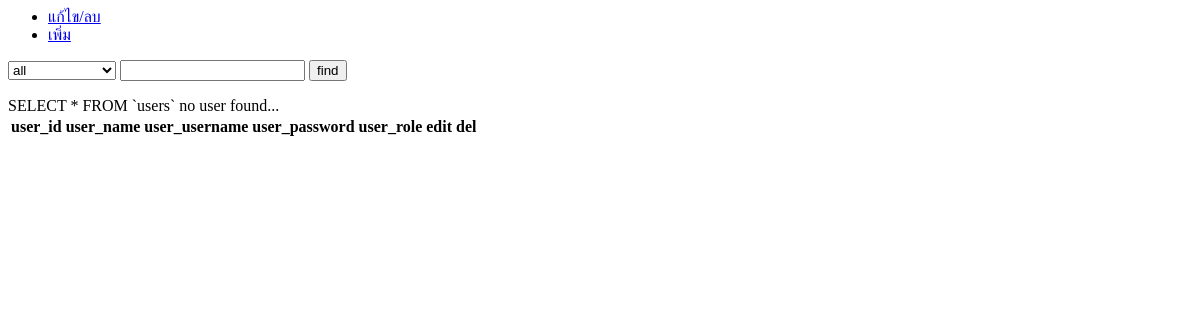
The app's page /admin/admin_system.php?page=admin_system&sub_page=view, older data.
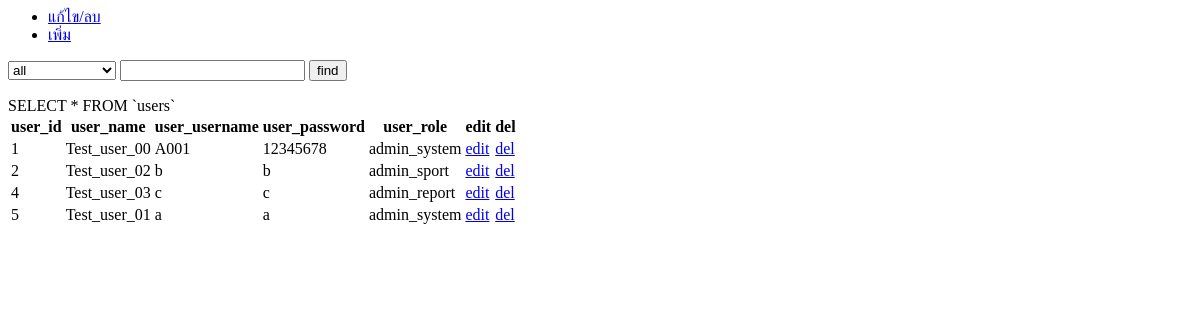
The same page, newer data.
### tables this page shows
CREATE TABLE `users` (
  `user_id` int(3) NOT NULL,
  `user_name` varchar(64) NOT NULL,
  `user_username` varchar(32) NOT NULL,
  `user_password` varchar(64) NOT NULL,
  `user_role` varchar(16) NOT NULL
);

### admin/view/view_admin_sys.php (the view, shortened to what this page needs)
<body>
	<form method="post" action="admin_system.php?page=admin_system&sub_page=view">
		<select name="filier">
			<option value="">all</option>
		</select>
		<input type="text" name="search">
		<input type="submit" name="find" value="find">
	</form>
	<?php
		$sql_find_users = "SELECT * FROM `users`";
		$value_find_role = "";
		$conjunction_sql = "";
		$value_find_id_or_name = "";
		$sql_search_user = $sql_find_users.$value_find_role.$conjunction_sql.$value_find_id_or_name;
		echo $sql_search_user;
	 ?>
	<table>
		<tr>
			<th>user_id</th>
			<th>user_name</th>
			<th>user_username</th>
			<th>user_password</th>
			<th>user_role</th>
			<th>edit</th>
			<th>del</th>
		</tr>
		<?php
			$result_find_users = mysqli_query($conn, $sql_search_user);
			if (mysqli_num_rows($result_find_users) > 0) {
				while ($row_find_users = mysqli_fetch_assoc($result_find_users)) {
					echo "<tr>
							<td>".$row_find_users['user_id']."</td>
							<td>".$row_find_users['user_name']."</td>
							<td>".$row_find_users['user_username']."</td>
							<td>".$row_find_users['user_password']."</td>
							<td>".$row_find_users['user_role']."</td>
							<td><a href=\"admin_system.php?page=admin_system&sub_page=edit&user_id=".$row_find_users['user_id']."\">edit</a></td>
							<td><a href=\"admin_system.php?page=admin_system&sub_page=delete&user_id=".$row_find_users['user_id']."\">del</a></td>
						</tr>";
				}
			}else{
				echo "no user found...";
			}
		 ?>
	</table>
</body>

### admin/admin_system.php (shortened to what this page needs)
<body>
<ul>
	<li><a href="?page=admin_system&sub_page=view">แก้ไข/ลบ</a></li>
	<li><a href="?page=admin_system&sub_page=add">เพิ่ม</a></li>
</ul>
<?php
switch ($_GET['sub_page']) {
	case 'view':
		include 'admin/view/view_admin_sys.php';
		break;
}
 ?>
</body>

Row changes from the older to the newer data that the page shows:
added users: user_id "1", user_name "Test_user_00", user_username "A001", user_password "12345678", user_role "admin_system"
added users: user_id "2", user_name "Test_user_02", user_username "b", user_password "b", user_role "admin_sport"
added users: user_id "4", user_name "Test_user_03", user_username "c", user_password "c", user_role "admin_report"
added users: user_id "5", user_name "Test_user_01", user_username "a", user_password "a", user_role "admin_system"
Text that changed along with them:
$sql_search_user: "SELECT * FROM `users` no user found..." → "SELECT * FROM `users`"
